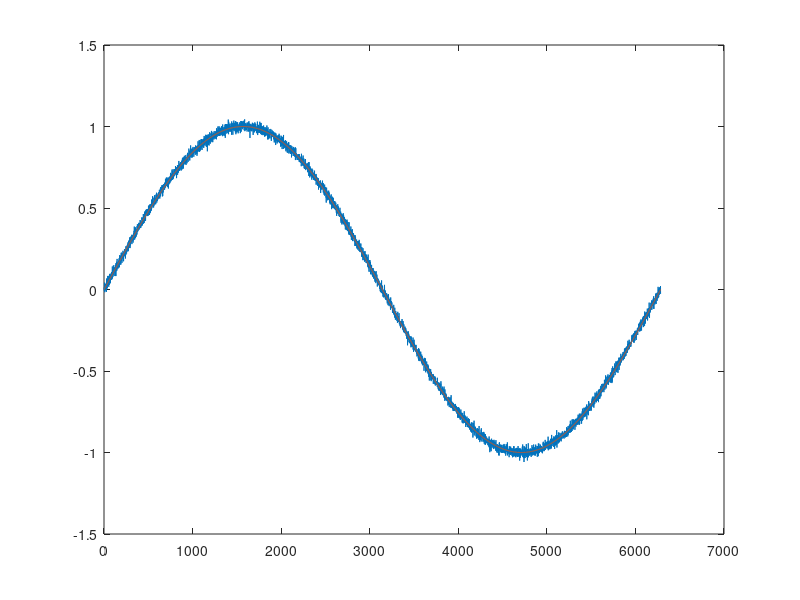

Source code (MATLAB):
%% averaging display

clear all
close all
x = [0:0.001:2*pi];

y = sin(x);

numOfTests = 1000;

for i=1:numOfTests
noise(i,:) = awgn(y,5);
end
% 
% figure(1)
% for i=1:1:numOfTests
% plot(noise(i,:));
% hold all
% end
% hold all
% plot(y)

avged = zeros(size(noise(1,:)));

for i=1:numOfTests
    avged = avged+noise(i,:);
end
avged = avged/numOfTests;
figure(2)
plot(avged)
hold on
plot(y)